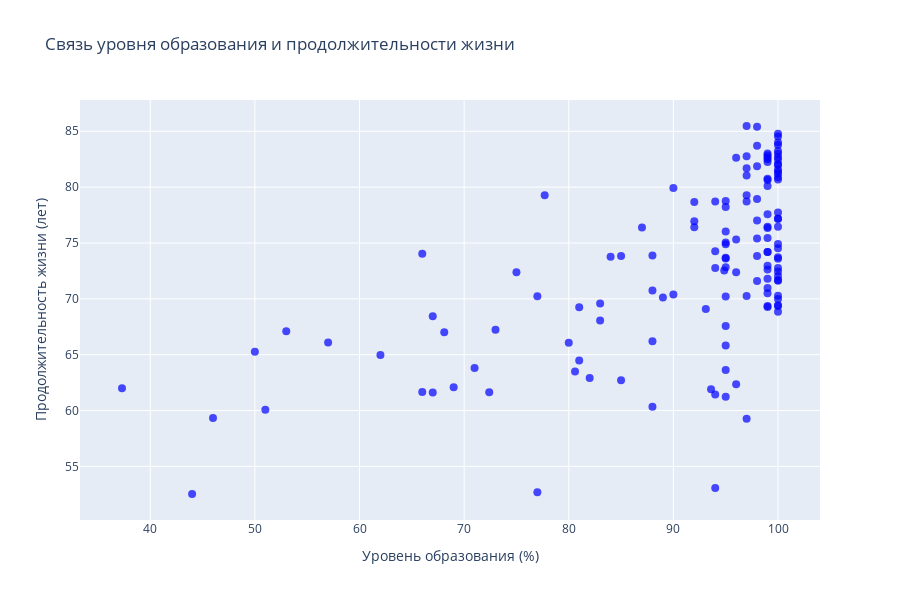

Notebook code for this chart:
### Code cell
fig = go.Figure()

fig.add_trace(go.Scatter(
    x = df_life['Education level'],
    y = df_life['Life expectancy'],
    mode = 'markers',
    marker = dict(size=8, color='blue', opacity=0.7),
    hovertext = df_life.index,
    hoverinfo = 'text+x+y',
    name = "Страны"
))

fig.update_layout(
    title = "Связь уровня образования и продолжительности жизни",
    xaxis_title = "Уровень образования (%)",
    yaxis_title = "Продолжительность жизни (лет)",
    width = 900,
    height = 600
)

fig.show()

### Figure 1 — Plotly figure (JSON) as saved in the notebook; plotly's stock layout.template omitted (floating-point values rounded to 4 significant figures; data arrays with more than 128 entries replaced by an {"elided": "..."} marker saying what was removed)
{"data": [{"hoverinfo": "text+x+y", "hovertext": {"elided": "137 int values"}, "marker": {"color": "blue", "opacity": 0.7, "size": 8}, "mode": "markers", "name": "Страны", "type": "scatter", "x": {"elided": "137 float values"}, "y": {"elided": "137 float values"}}], "layout": {"height": 600, "title": {"text": "Связь уровня образования и продолжительности жизни"}, "width": 900, "xaxis": {"title": {"text": "Уровень образования (%)"}}, "yaxis": {"title": {"text": "Продолжительность жизни (лет)"}}}}
